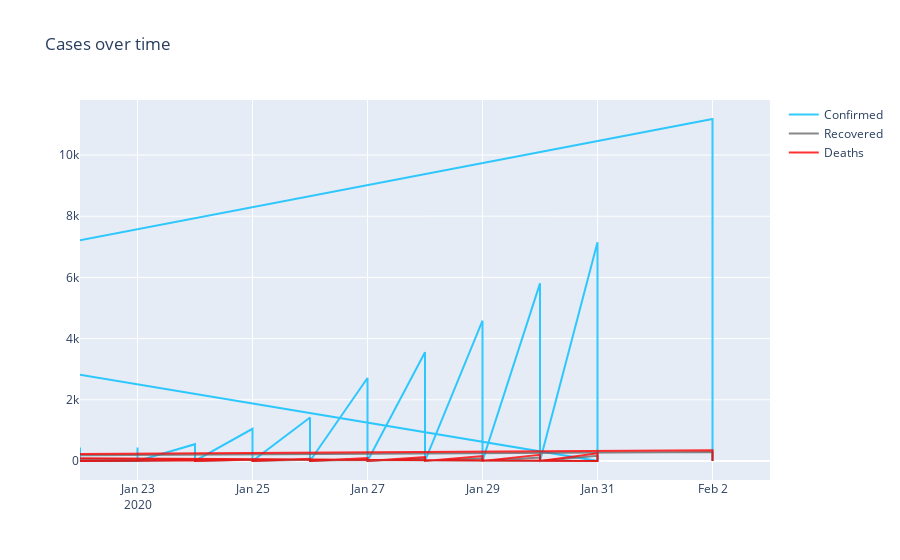

This figure's notebook cell:
### Code cell
import pandas as pd
import plotly.graph_objects as go
#df = pd.read_csv("https://raw.githubusercontent.com/plotly/datasets/master/finance-charts-apple.csv")

fig = go.Figure()
fig.add_trace(go.Scatter(
                x=coronaVirus_df.date,
                y=coronaVirus_df['Confirmed'],
                name="Confirmed",
                line_color='deepskyblue',
                opacity=0.8))

fig.add_trace(go.Scatter(
                x=coronaVirus_df.date,
                y=coronaVirus_df['Recovered'],
                name="Recovered",
                line_color='dimgray',
                opacity=0.8))

fig.add_trace(go.Scatter(
                x=coronaVirus_df.date,
                y=coronaVirus_df['Deaths'],
                name="Deaths",
                line_color='red',
                opacity=0.8))

# Use date string to set xaxis range
fig.update_layout(xaxis_range=['2020-01-22','2020-02-03'],
                  title_text="Cases over time")
fig.show()

### Figure 1 — Plotly figure (JSON) as saved in the notebook; plotly's stock layout.template omitted (floating-point values rounded to 4 significant figures; data arrays with more than 128 entries replaced by an {"elided": "..."} marker saying what was removed)
{"data": [{"line": {"color": "deepskyblue"}, "name": "Confirmed", "opacity": 0.8, "type": "scatter", "x": {"elided": "631 str values"}, "y": {"elided": "631 int values"}}, {"line": {"color": "dimgray"}, "name": "Recovered", "opacity": 0.8, "type": "scatter", "x": {"elided": "631 str values"}, "y": {"elided": "631 int values"}}, {"line": {"color": "red"}, "name": "Deaths", "opacity": 0.8, "type": "scatter", "x": {"elided": "631 str values"}, "y": {"elided": "631 int values"}}], "layout": {"title": {"text": "Cases over time"}, "xaxis": {"range": ["2020-01-22", "2020-02-03"]}}}
